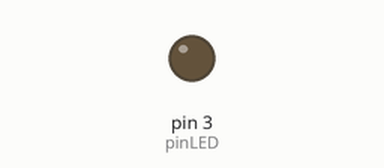
Simulated run of this sketch. Board: Arduino Uno, built with avr-gcc and run on an emulated ATmega328P. On the bench: output pins drawn as LEDs (lit = HIGH).

Above: at 0.05 s.
At 0.6 s:
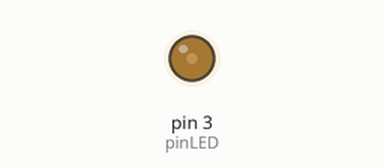
At 0.9 s:
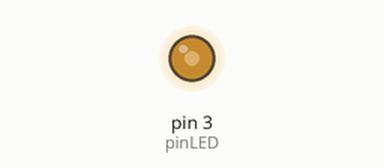
At 1.2 s:
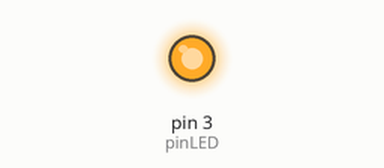
Timing chart, 0 to 3.0 s (numbered marks = the images above):
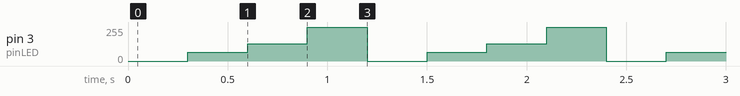

Measured:
- by itself, pin 3 (pinLED): repeats every 1.2 s: 128/255 0.30 s, 255/255 0.30 s, 0/255 0.30 s, 64/255 0.30 s

The sketch:

LED_analog.ino
```cpp
const int pinLED = 3;

void setup() {
  Serial.begin(9600);
  pinMode(pinLED, OUTPUT);
}

void loop() {
  analogWrite(pinLED, 0);
  delay(300);
  analogWrite(pinLED, 64);
  delay(300);
  analogWrite(pinLED, 128);
  delay(300);
  analogWrite(pinLED, 255);
  delay(300);
}
```
